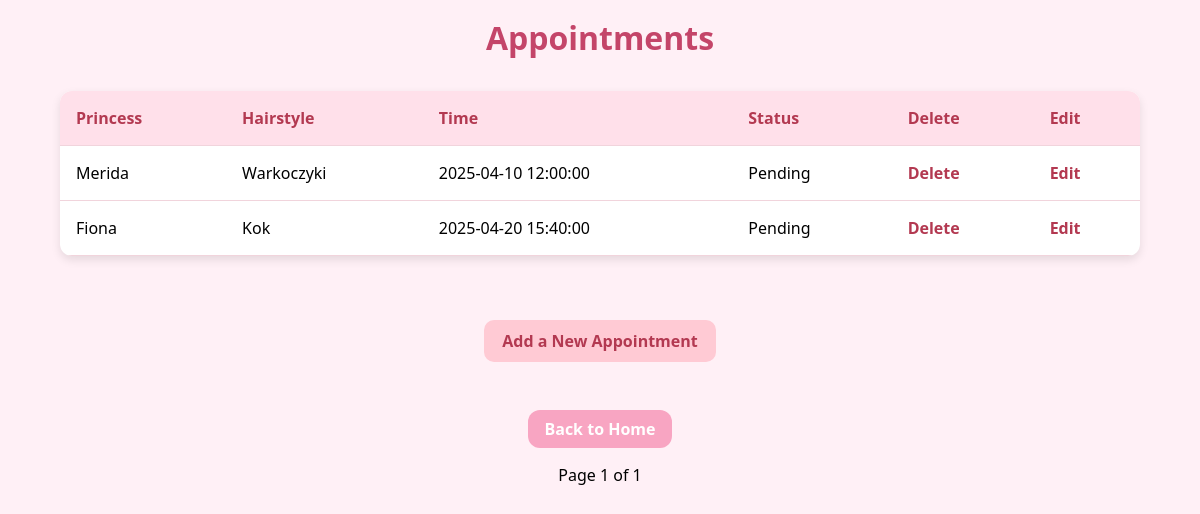
The app's page /appointments with its own data.
### models.py (models this page shows)
class Appointment(db.Model):
    __tablename__ = 'appointment'
    id = db.Column(db.Integer, primary_key=True)
    princess_id = db.Column(db.Integer, db.ForeignKey('princess.id'), nullable=False)
    hairstyle_id = db.Column(db.Integer, db.ForeignKey('hairstyle.id'), nullable=False)
    appointment_time = db.Column(db.DateTime, nullable=False)
    completed = db.Column(db.Boolean, nullable=False, default = False)
    princess = db.relationship('Princess', back_populates='appointments')
    hairstyle = db.relationship('Hairstyle', back_populates='appointments')

class Princess(db.Model):
    __tablename__ = 'princess'
    id = db.Column(db.Integer, primary_key=True)
    name = db.Column(db.String(100), nullable=False)
    movie = db.Column(db.String(100), nullable=False)
    release_date = db.Column(db.Date, nullable=True)
    is_animated = db.Column(db.Boolean, nullable=False)
    rating = db.Column(db.String(10))
    genre = db.Column(db.String(100))
    poster_url = db.Column(db.String(300))
    appointments = db.relationship('Appointment', back_populates='princess')

class Hairstyle(db.Model):
    __tablename__ = 'hairstyle'
    id = db.Column(db.Integer, primary_key=True)
    name = db.Column(db.String(100), nullable=False)
    description = db.Column(db.String(500))
    duration = db.Column(db.Integer)
    price = db.Column(db.Float, nullable=False)
    appointments = db.relationship('Appointment', back_populates='hairstyle')

### app.py (the view)
@app.route('/appointments', methods=['GET'])
def appointments():
    page = request.args.get('page', 1, type=int)
    appointment_pagination = Appointment.query.paginate(page=page, per_page=10)
    return render_template('appointments.html', appointments=appointment_pagination.items,
                           pagination=appointment_pagination)

### templates/appointments.html (shortened to what this page needs)
<!DOCTYPE html>
<html lang="en">
<head>
    <link rel="stylesheet" href="{{ url_for('static', filename='style.css') }}">
</head>
<body>
    <h1>Appointments</h1>
    <table>
        <tr>
            <th>Princess</th>
            <th>Hairstyle</th>
            <th>Time</th>
            <th>Status</th>
            <th>Delete</th>
            <th>Edit</th>
        </tr>
        {% for appointment in appointments %}
        <tr>
            <td>{{ appointment.princess.name }}</td>
            <td>{{ appointment.hairstyle.name }}</td>
            <td>{{ appointment.appointment_time }}</td>
            <td>{{ 'Completed' if appointment.completed else 'Pending' }}</td>
            <td>
                <a href="{{ url_for('delete_appointment', id=appointment.id) }}" onclick="return confirm('Are you sure?')">Delete</a>
            </td>
            <td>
                <a href="{{ url_for('edit_appointment', id=appointment.id) }}">Edit</a>
            </td>
        </tr>
        {% endfor %}
    </table>
    <div class="add">
        <a href="{{ url_for('add_appointment') }}" class="add-btn">Add a New Appointment</a>
    </div>
    <div>
        <a href="{{ url_for('index') }}">Back to Home</a>
        <p>Page {{ pagination.page }} of {{ pagination.pages }}</p>
    </div>
</body>
</html>

### static/style.css (style rules this page uses)
body { margin: 0; font-family: 'Segoe UI', sans-serif; background-color: #fff0f6; }
h1 { text-align: center; color: #c44569; margin-top: 1rem; }
table { width: 90%; margin: 2rem auto; border-collapse: collapse; background-color: #fff; border-radius: 12px; overflow: hidden; box-shadow: 0 4px 10px rgba(0, 0, 0, 0.1); }
th, td { padding: 1rem; text-align: left; border-bottom: 1px solid #f1d4dc; }
th { background-color: #ffe0ea; color: #b33951; font-weight: bold; }
a { text-decoration: none; color: #b33951; font-weight: bold; }
div { text-align: center; margin-top: 1rem; }
div > a { display: inline-block; margin-top: 2rem; padding: 0.5rem 1rem; background-color: #f8a5c2; color: white; border-radius: 12px; transition: background-color 0.3s ease; }
.add { text-align: center; margin-top: 2rem; }
.add-btn { background-color: #ffcad4; color: #b33951; padding: 0.5rem 1rem; border-radius: 10px; text-decoration: none; font-weight: bold; border: 2px solid transparent; transition: all 0.3s ease; }

### records on screen
Appointment: princess.name "Merida", hairstyle.name "Warkoczyki", appointment_time "2025-04-10 12:00:00", completed "Pending"
Appointment: princess.name "Fiona", hairstyle.name "Kok", appointment_time "2025-04-20 15:40:00", completed "Pending"

### other values on screen
{{ pagination.page }} "1"
{{ pagination.pages }} "1"
